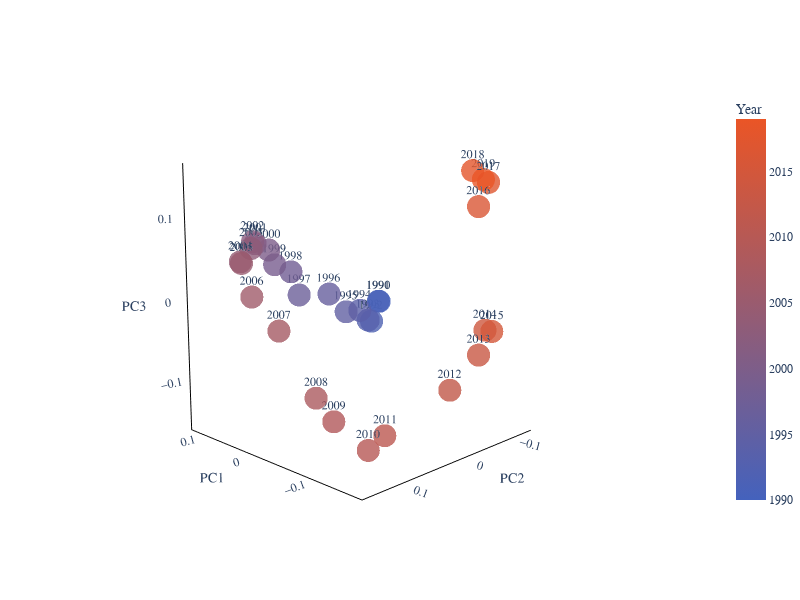

The notebook cell this image was saved under:
### Code cell
import numpy as np
from matplotlib import pyplot as plt
# Convert to numpy array
year_matrix = np.stack(year_embeddings)

# Apply PCA
from sklearn.decomposition import PCA
pca = PCA(n_components=3)
year_pca = pca.fit_transform(year_matrix)

'''
for i in range(3):
    # Plot the PCA results
    plt.figure(figsize=(10, 6))
    plt.scatter(years, year_pca[:, i], c=range(1990, 2020), cmap='viridis')
    plt.colorbar(label='Year')
    plt.xlabel('Year')
    plt.ylabel('{} PC'.format(i+1))
    plt.title('PCA of Year Embeddings')
    plt.show()
'''

# Download and set the Junicode font
font_url = "http://calcifercomputing.com/fonts/junicode/TTF/Junicode-Regular.ttf"
font_path = "/tmp/Junicode-Regular.ttf"
import urllib.request
import matplotlib.font_manager as fm
urllib.request.urlretrieve(font_url, font_path)
junicode_prop = fm.FontProperties(fname=font_path)


import plotly.graph_objs as go
colorscale_max = '#EA5526'
colorscale_min = '#4462bd'

custom_colorscale = [[0, colorscale_min], [1, colorscale_max]]

fig = go.Figure(data=[go.Scatter3d(
    x=year_pca[:, 0],
    y=year_pca[:, 1],
    z=year_pca[:, 2],
    mode='markers+text',
    marker=dict(
        size=8,
        color=years,
        colorscale=custom_colorscale,
        colorbar=dict(title='Year', len=0.7, tickfont=dict(family="Geist Mono")),
        opacity=0.8
    ),
    text=[str(year) for year in years],
    textposition='top center',
    textfont=dict(family="Geist Mono"),
    hoverinfo='none'
)])

fig.update_layout(
    scene = dict(
        xaxis_title='PC1',
        yaxis_title='PC2',
        zaxis_title='PC3',
        xaxis=dict(showbackground=False, showgrid=False, showline=True, linecolor='black', linewidth=2, tickfont=dict(family="Geist Mono"), zeroline=False),
        yaxis=dict(showbackground=False, showgrid=False, showline=True, linecolor='black', linewidth=2, tickfont=dict(family="Geist Mono"), zeroline=False),
        zaxis=dict(showbackground=False, showgrid=False, showline=True, linecolor='black', linewidth=2, tickfont=dict(family="Geist Mono"), zeroline=False),
        bgcolor='rgba(0,0,0,0)',
        camera=dict(
            eye=dict(x=-2.0, y=2.0, z=0.4),
        )
    ),
    width=800,
    height=600,
    font=dict(family="Geist Mono"),
    margin=dict(l=10, r=0, t=0, b=0),
    paper_bgcolor='rgba(0,0,0,0)',
    plot_bgcolor='rgba(0,0,0,0)'
)

# Remove toolbar
config = {'displayModeBar': False}
fig.show(config=config)

# Save the figure
fig.write_html("year_pca_3d_interactive.html", config=config)

### Figure 1 — Plotly figure (JSON) as saved in the notebook; plotly's stock layout.template omitted (floating-point values rounded to 4 significant figures)
{"data": [{"hoverinfo": "none", "marker": {"color": [1990, 1991, 1992, 1993, 1994, 1995, 1996, 1997, 1998, 1999, 2000, 2001, 2002, 2003, 2004, 2005, 2006, 2007, 2008, 2009, 2010, 2011, 2012, 2013, 2014, 2015, 2016, 2017, 2018, 2019], "colorbar": {"len": 0.7, "tickfont": {"family": "Geist Mono"}, "title": {"text": "Year"}}, "colorscale": [[0, "#4462bd"], [1, "#EA5526"]], "opacity": 0.8, "size": 8}, "mode": "markers+text", "text": ["1990", "1991", "1992", "1993", "1994", "1995", "1996", "1997", "1998", "1999", "2000", "2001", "2002", "2003", "2004", "2005", "2006", "2007", "2008", "2009", "2010", "2011", "2012", "2013", "2014", "2015", "2016", "2017", "2018", "2019"], "textfont": {"family": "Geist Mono"}, "textposition": "top center", "type": "scatter3d", "x": [0.07374, 0.08079, 0.09632, 0.1085, 0.1168, 0.118, 0.1239, 0.1242, 0.1161, 0.1186, 0.1085, 0.09608, 0.07582, 0.06678, 0.05624, 0.03433, 0.01343, -0.006917, -0.05545, -0.06406, -0.09529, -0.104, -0.1409, -0.1604, -0.1583, -0.1613, -0.1541, -0.1596, -0.1318, -0.1359], "y": [-0.1229, -0.1287, -0.1304, -0.1358, -0.1265, -0.09935, -0.07098, -0.01519, 0.005714, 0.03124, 0.04864, 0.07943, 0.09813, 0.1074, 0.1309, 0.145, 0.1469, 0.1254, 0.1134, 0.09483, 0.07145, 0.05385, -0.01552, -0.04253, -0.05693, -0.06644, -0.0449, -0.05503, -0.06272, -0.07843], "z": [-0.02313, -0.02424, -0.05584, -0.0563, -0.04151, -0.04069, -0.01228, -0.008467, 0.02591, 0.03702, 0.05789, 0.0679, 0.07218, 0.06475, 0.05092, 0.05133, 0.01509, -0.0238, -0.09436, -0.1235, -0.155, -0.14, -0.09368, -0.05363, -0.0268, -0.02913, 0.1152, 0.1421, 0.1561, 0.1461]}], "layout": {"font": {"family": "Geist Mono"}, "height": 600, "margin": {"b": 0, "l": 10, "r": 0, "t": 0}, "paper_bgcolor": "rgba(0,0,0,0)", "plot_bgcolor": "rgba(0,0,0,0)", "scene": {"bgcolor": "rgba(0,0,0,0)", "camera": {"eye": {"x": -2, "y": 2, "z": 0.4}}, "xaxis": {"linecolor": "black", "linewidth": 2, "showbackground": false, "showgrid": false, "showline": true, "tickfont": {"family": "Geist Mono"}, "title": {"text": "PC1"}, "zeroline": false}, "yaxis": {"linecolor": "black", "linewidth": 2, "showbackground": false, "showgrid": false, "showline": true, "tickfont": {"family": "Geist Mono"}, "title": {"text": "PC2"}, "zeroline": false}, "zaxis": {"linecolor": "black", "linewidth": 2, "showbackground": false, "showgrid": false, "showline": true, "tickfont": {"family": "Geist Mono"}, "title": {"text": "PC3"}, "zeroline": false}}, "width": 800}}
